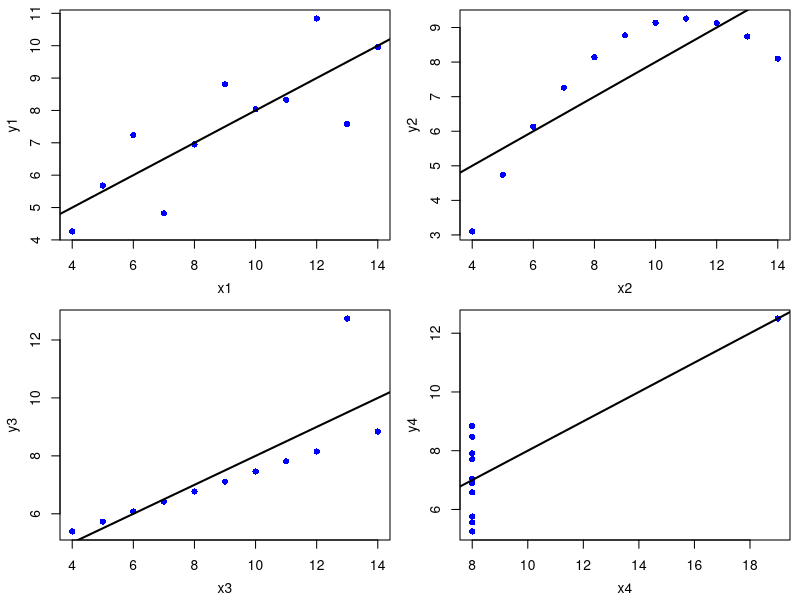
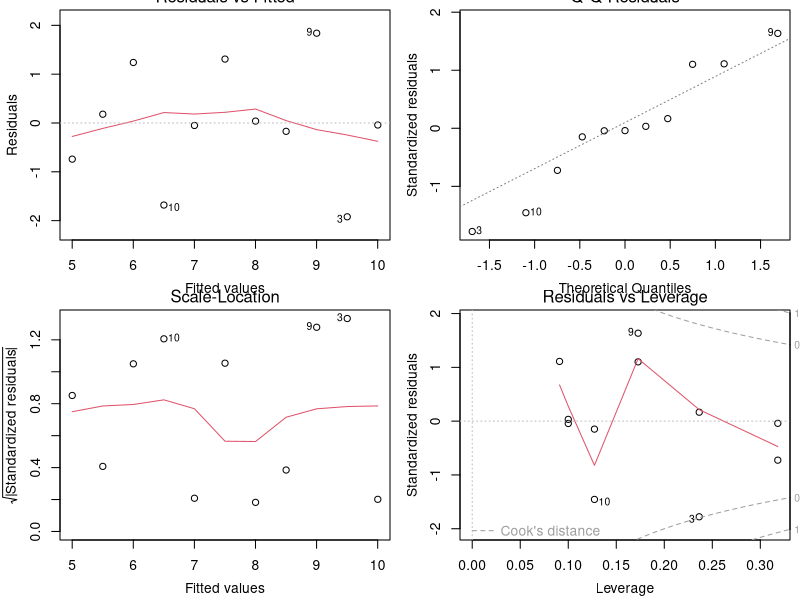
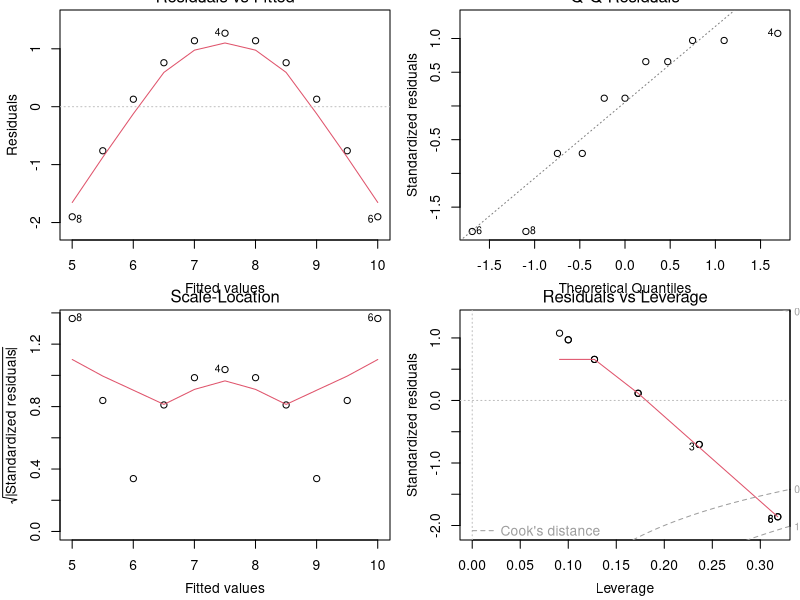
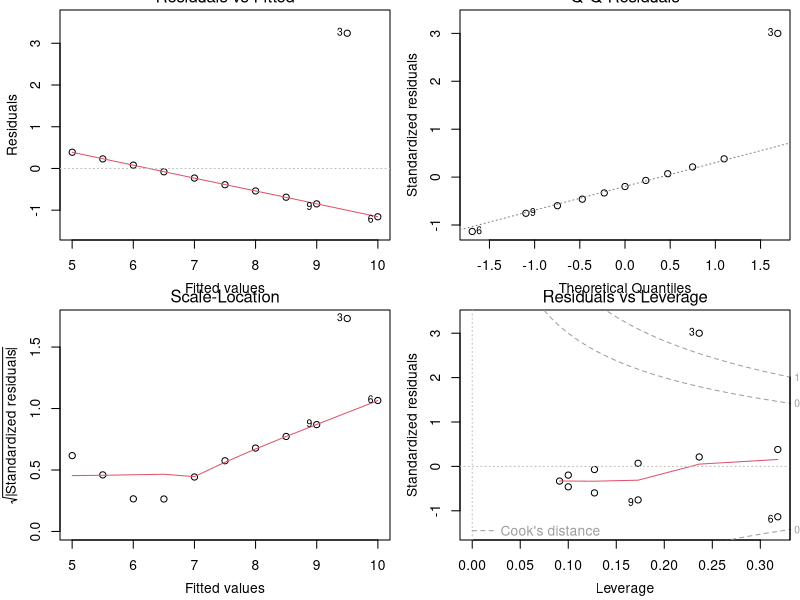
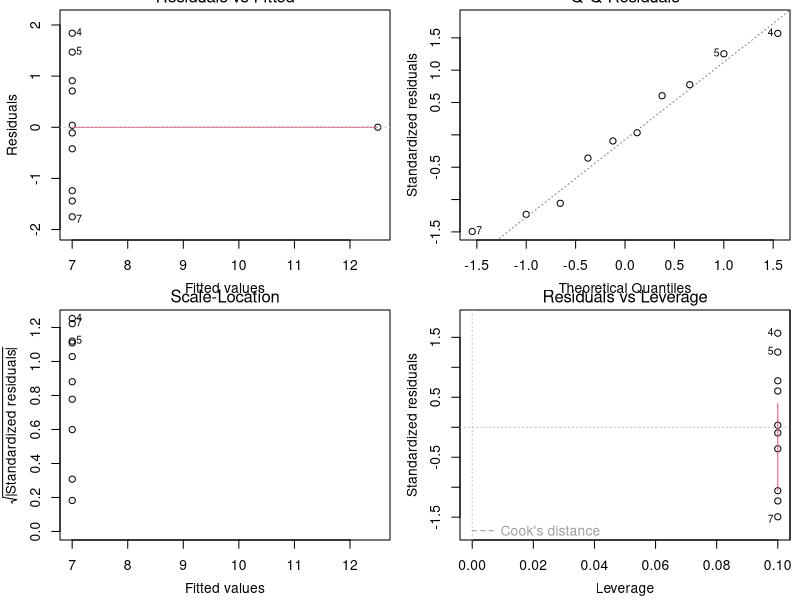
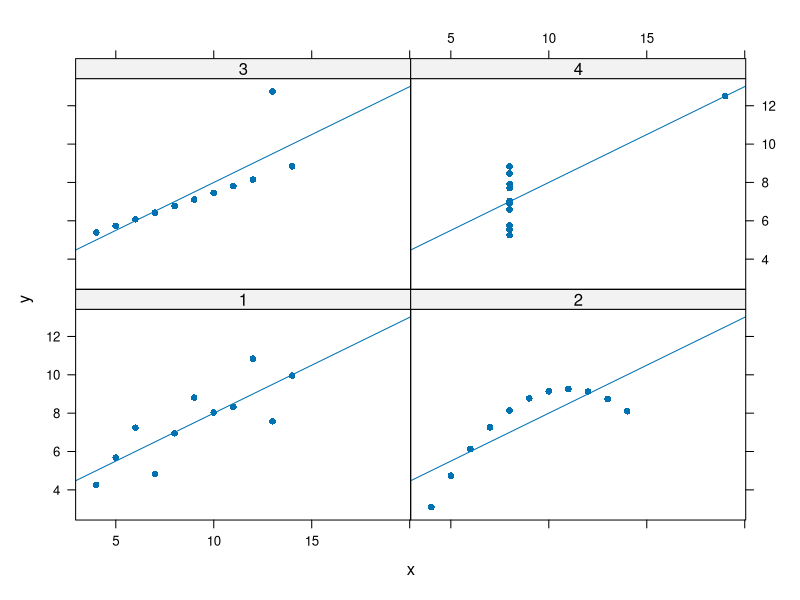
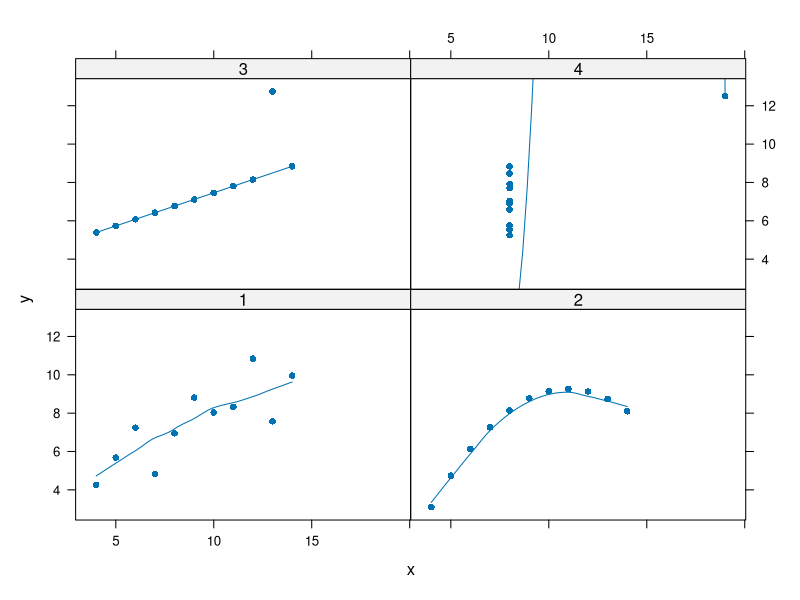
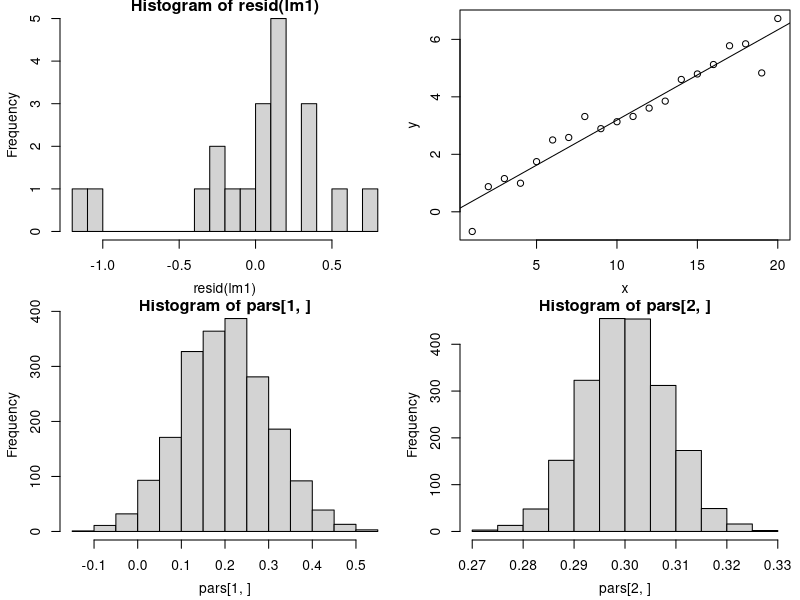

The R source for these figures, in order:
## ---- chunk 1

data(anscombe)

lm1 <- lm(y1 ~ x1, anscombe)
lm2 <- lm(y2 ~ x2, anscombe)
lm3 <- lm(y3 ~ x3, anscombe)
lm4 <- lm(y4 ~ x4, anscombe)

# Compare estimates
rbind(coef(lm1), coef(lm2), coef(lm3), coef(lm4))

# Plot data
par(mfrow = c(2,2), mai = c(.6, .6, .1, .1), mgp = c(2.4, 1, 0))
plot(y1 ~ x1, anscombe, pch = 16, col = "blue")
abline(lm1, lwd = 2)
plot(y2 ~ x2, anscombe, pch = 16, col = "blue")
abline(lm2, lwd = 2)
plot(y3 ~ x3, anscombe, pch = 16, col = "blue")
abline(lm3, lwd = 2)
plot(y4 ~ x4, anscombe, pch = 16, col = "blue")
abline(lm4, lwd = 2)

# Look at assumption violations
par(mfrow = c(2,2))
plot(lm1)
plot(lm2)
plot(lm3)
plot(lm4)

# Reshape data frame to long format
dat <- reshape(anscombe,
               direction = "long",
               varying   = list(paste0("x", 1:4), paste0("y", 1:4)),
               timevar   = "reg",
               v.names   = c("x", "y"))[, -4]   # drop id

lattice::xyplot(y ~ x | as.factor(reg), dat, pch = 16, type = c("p", "r"))
lattice::xyplot(y ~ x | as.factor(reg), dat, pch = 16, type = c("p", "smooth"))
## ---- chunk 2
x <- 1:20
n <- length(x)
a <- 0.2
b <- 0.3
sigma <- 0.5
y <- 0.2 + 0.3*x + rnorm(n, sd = sigma)

dat <- data.frame(x, y)

lm1 <- lm(y ~ x, dat)
summary(lm1)

mean(resid(lm1))
sd(resid(lm1))
hist(resid(lm1), breaks = 15)

# plot data
plot(y ~ x, dat)
abline(lm1)
## ---- chunk 3
n <- 100 # 40
x0 <- 1:20
x <- sample(x0, n, replace = TRUE)
a <- 0.2
b <- 0.3
sigma <- 0.5
y <- 0.2 + 0.3*x + rnorm(n, sd = sigma)

dat <- data.frame(x, y)

pars <- replicate(2000, {
  ysim <- 0.2 + 0.3 * x + rnorm(n, sd = sigma)
  lm1 <- lm(ysim ~ x, data = dat)
  c(coef(lm1), sigma(lm1))
})

rowMeans(pars)
# standard errors
apply(pars, 1, sd)

hist(pars[1, ])
hist(pars[2, ])
hist(pars[3, ])

plot(y ~ jitter(x), dat)
## ---- chunk 4
x   <- rnorm(100, mean = 1)
y   <- rnorm(100, mean = 2)
dat <- data.frame(id    = 1:200,
                  group = rep(c("x","y"), each = 100),
                  score = c(x, y))

rm(x,y)

t1   <- t.test(score ~ group, data = dat, var.equal = TRUE)
lm1  <- lm(score ~ group, data = dat)
aov1 <- aov(score ~ group, data = dat)
(stat <- list(
    coef = matrix(c(t1$estimate, lm1$coef, aov1$coef),
                  nrow = 2,
                  ncol = 3,
                  dimnames = list(NULL, c("ttest", "lm", "aov"))),
    statistics = matrix(c(t = t1$statistic^2,
                          Flm = summary(lm1)$fstatistic[1],
                          Faov = unlist(summary(aov1))[7]),
                        nrow = 1,
                        ncol = 3,
                        dimnames = list(NULL, c("t","Flm","Faov"))))
)
## ---- chunk 5
data(cars)

lm1 <- lm(dist ~ speed, data = cars)
summary(lm1)

hist(resid(lm1))

par(mfrow = c(2,2))
plot(lm1)

lm2 <- lm(dist ~ speed + I(speed^2), data = cars)
anova(lm1, lm2)
